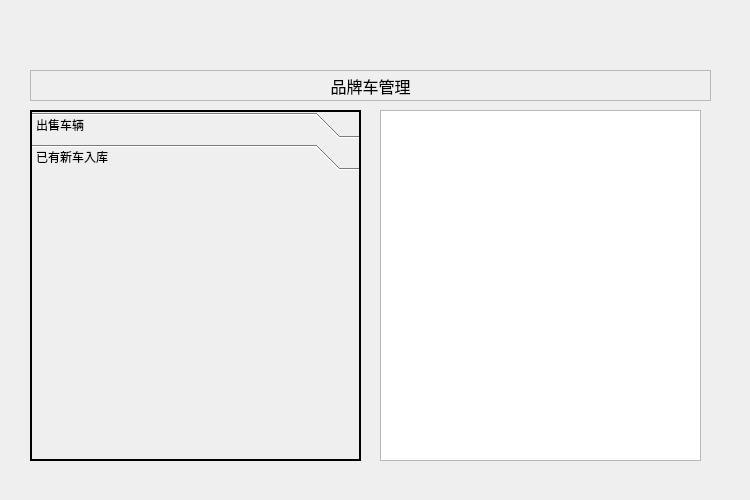
<?xml version="1.0" encoding="UTF-8"?>
<ui version="4.0">
 <class>Widget</class>
 <widget class="QWidget" name="Widget">
  <property name="geometry">
   <rect>
    <x>0</x>
    <y>0</y>
    <width>750</width>
    <height>500</height>
   </rect>
  </property>
  <property name="windowTitle">
   <string>汽车销售管理系统</string>
  </property>
  <widget class="QStackedWidget" name="stackedWidget">
   <property name="geometry">
    <rect>
     <x>20</x>
     <y>60</y>
     <width>700</width>
     <height>410</height>
    </rect>
   </property>
   <property name="currentIndex">
    <number>0</number>
   </property>
   <widget class="QWidget" name="managePage">
    <widget class="QLabel" name="label">
     <property name="geometry">
      <rect>
       <x>10</x>
       <y>10</y>
       <width>681</width>
       <height>31</height>
      </rect>
     </property>
     <property name="font">
      <font>
       <pointsize>12</pointsize>
      </font>
     </property>
     <property name="frameShape">
      <enum>QFrame::StyledPanel</enum>
     </property>
     <property name="text">
      <string>品牌车管理</string>
     </property>
     <property name="alignment">
      <set>Qt::AlignCenter</set>
     </property>
    </widget>
    <widget class="QToolBox" name="toolBox">
     <property name="geometry">
      <rect>
       <x>10</x>
       <y>50</y>
       <width>331</width>
       <height>351</height>
      </rect>
     </property>
     <property name="frameShape">
      <enum>QFrame::WinPanel</enum>
     </property>
     <property name="currentIndex">
      <number>1</number>
     </property>
     <widget class="QWidget" name="page">
      <property name="geometry">
       <rect>
        <x>0</x>
        <y>0</y>
        <width>327</width>
        <height>273</height>
       </rect>
      </property>
      <attribute name="label">
       <string>出售车辆</string>
      </attribute>
      <widget class="QLabel" name="label_2">
       <property name="geometry">
        <rect>
         <x>30</x>
         <y>20</y>
         <width>31</width>
         <height>16</height>
        </rect>
       </property>
       <property name="text">
        <string>厂家：</string>
       </property>
      </widget>
      <widget class="QLabel" name="label_3">
       <property name="geometry">
        <rect>
         <x>30</x>
         <y>60</y>
         <width>31</width>
         <height>16</height>
        </rect>
       </property>
       <property name="text">
        <string>品牌：</string>
       </property>
      </widget>
      <widget class="QLabel" name="label_4">
       <property name="geometry">
        <rect>
         <x>30</x>
         <y>100</y>
         <width>31</width>
         <height>16</height>
        </rect>
       </property>
       <property name="text">
        <string>报价：</string>
       </property>
      </widget>
      <widget class="QLabel" name="label_5">
       <property name="geometry">
        <rect>
         <x>30</x>
         <y>140</y>
         <width>31</width>
         <height>16</height>
        </rect>
       </property>
       <property name="text">
        <string>数量：</string>
       </property>
      </widget>
      <widget class="QLabel" name="label_6">
       <property name="geometry">
        <rect>
         <x>30</x>
         <y>180</y>
         <width>31</width>
         <height>16</height>
        </rect>
       </property>
       <property name="text">
        <string>金额：</string>
       </property>
      </widget>
      <widget class="QComboBox" name="sellFactoryComboBox">
       <property name="geometry">
        <rect>
         <x>70</x>
         <y>20</y>
         <width>91</width>
         <height>22</height>
        </rect>
       </property>
      </widget>
      <widget class="QComboBox" name="sellBrandComboBox">
       <property name="geometry">
        <rect>
         <x>70</x>
         <y>60</y>
         <width>71</width>
         <height>22</height>
        </rect>
       </property>
      </widget>
      <widget class="QLineEdit" name="sellPriceLineEdit">
       <property name="geometry">
        <rect>
         <x>70</x>
         <y>100</y>
         <width>91</width>
         <height>20</height>
        </rect>
       </property>
      </widget>
      <widget class="QSpinBox" name="sellNumSpinBox">
       <property name="geometry">
        <rect>
         <x>70</x>
         <y>140</y>
         <width>42</width>
         <height>22</height>
        </rect>
       </property>
      </widget>
      <widget class="QLineEdit" name="sellSumLineEdit">
       <property name="geometry">
        <rect>
         <x>70</x>
         <y>180</y>
         <width>113</width>
         <height>20</height>
        </rect>
       </property>
      </widget>
      <widget class="QPushButton" name="sellOkBtn">
       <property name="geometry">
        <rect>
         <x>60</x>
         <y>240</y>
         <width>75</width>
         <height>23</height>
        </rect>
       </property>
       <property name="text">
        <string>确定</string>
       </property>
      </widget>
      <widget class="QPushButton" name="sellCancelBtn">
       <property name="geometry">
        <rect>
         <x>190</x>
         <y>240</y>
         <width>75</width>
         <height>23</height>
        </rect>
       </property>
       <property name="text">
        <string>取消</string>
       </property>
      </widget>
      <widget class="QLabel" name="label_7">
       <property name="geometry">
        <rect>
         <x>170</x>
         <y>100</y>
         <width>16</width>
         <height>16</height>
        </rect>
       </property>
       <property name="text">
        <string>万</string>
       </property>
      </widget>
      <widget class="QLabel" name="sellLastNumLabel">
       <property name="geometry">
        <rect>
         <x>130</x>
         <y>140</y>
         <width>81</width>
         <height>16</height>
        </rect>
       </property>
       <property name="text">
        <string>剩余数量：000</string>
       </property>
      </widget>
      <widget class="QLabel" name="label_9">
       <property name="geometry">
        <rect>
         <x>190</x>
         <y>180</y>
         <width>16</width>
         <height>16</height>
        </rect>
       </property>
       <property name="text">
        <string>万</string>
       </property>
      </widget>
     </widget>
     <widget class="QWidget" name="page_3">
      <property name="geometry">
       <rect>
        <x>0</x>
        <y>0</y>
        <width>327</width>
        <height>273</height>
       </rect>
      </property>
      <attribute name="label">
       <string>已有新车入库</string>
      </attribute>
     </widget>
    </widget>
    <widget class="QListWidget" name="dailyList">
     <property name="geometry">
      <rect>
       <x>360</x>
       <y>50</y>
       <width>321</width>
       <height>351</height>
      </rect>
     </property>
    </widget>
   </widget>
   <widget class="QWidget" name="chartPage">
    <widget class="QPushButton" name="updateBtn">
     <property name="geometry">
      <rect>
       <x>250</x>
       <y>60</y>
       <width>75</width>
       <height>23</height>
      </rect>
     </property>
     <property name="text">
      <string>更新显示</string>
     </property>
    </widget>
    <widget class="QComboBox" name="factoryComboBox">
     <property name="geometry">
      <rect>
       <x>20</x>
       <y>60</y>
       <width>221</width>
       <height>22</height>
      </rect>
     </property>
    </widget>
    <widget class="QLabel" name="label_8">
     <property name="geometry">
      <rect>
       <x>10</x>
       <y>10</y>
       <width>681</width>
       <height>31</height>
      </rect>
     </property>
     <property name="font">
      <font>
       <pointsize>12</pointsize>
      </font>
     </property>
     <property name="frameShape">
      <enum>QFrame::StyledPanel</enum>
     </property>
     <property name="text">
      <string>销售统计</string>
     </property>
     <property name="alignment">
      <set>Qt::AlignCenter</set>
     </property>
    </widget>
   </widget>
  </widget>
 </widget>
 <layoutdefault spacing="6" margin="11"/>
 <resources/>
 <connections/>
</ui>
